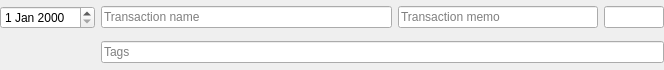
<?xml version="1.0" encoding="UTF-8"?>
<ui version="4.0">
 <class>TransactionEditor</class>
 <widget class="QWidget" name="TransactionEditor">
  <property name="geometry">
   <rect>
    <x>0</x>
    <y>0</y>
    <width>664</width>
    <height>70</height>
   </rect>
  </property>
  <property name="windowTitle">
   <string>Form</string>
  </property>
  <property name="autoFillBackground">
   <bool>true</bool>
  </property>
  <layout class="QGridLayout" name="gridLayout">
   <property name="leftMargin">
    <number>0</number>
   </property>
   <property name="topMargin">
    <number>0</number>
   </property>
   <property name="rightMargin">
    <number>0</number>
   </property>
   <property name="bottomMargin">
    <number>0</number>
   </property>
   <item row="0" column="1">
    <widget class="QLineEdit" name="nameEdit">
     <property name="placeholderText">
      <string>Transaction name</string>
     </property>
    </widget>
   </item>
   <item row="0" column="2">
    <widget class="QLineEdit" name="memoEdit">
     <property name="maximumSize">
      <size>
       <width>200</width>
       <height>16777215</height>
      </size>
     </property>
     <property name="autoFillBackground">
      <bool>false</bool>
     </property>
     <property name="placeholderText">
      <string>Transaction memo</string>
     </property>
    </widget>
   </item>
   <item row="0" column="3">
    <widget class="QLineEdit" name="amountEdit">
     <property name="sizePolicy">
      <sizepolicy hsizetype="Fixed" vsizetype="Fixed">
       <horstretch>0</horstretch>
       <verstretch>0</verstretch>
      </sizepolicy>
     </property>
     <property name="maximumSize">
      <size>
       <width>60</width>
       <height>16777215</height>
      </size>
     </property>
     <property name="inputMask">
      <string/>
     </property>
    </widget>
   </item>
   <item row="1" column="1" colspan="3">
    <widget class="QLineEdit" name="tagsEdit">
     <property name="placeholderText">
      <string>Tags</string>
     </property>
    </widget>
   </item>
   <item row="0" column="0">
    <widget class="QDateEdit" name="dateEdit"/>
   </item>
  </layout>
 </widget>
 <resources/>
 <connections/>
</ui>
